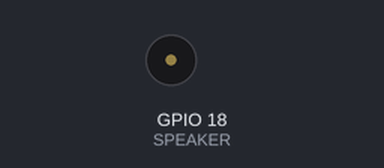
Bench run of a program on a simulated Raspberry Pi (BCM pin numbers). On the bench: buzzer (waves = sounding).

Above: at 0.1 s.
Timing chart, 0 to 1.6 s (numbered marks = the images above):
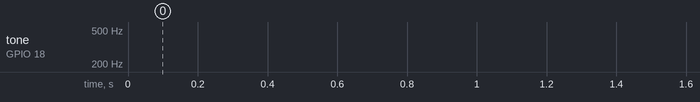

The program:

spkTST-DMA.py
```python
# (licence header left out)
import wiringpi2

wiringpi2.wiringPiSetupGpio()

# O PWM via hardware funciona somente na GPIO 18
# (Existe outra posibilidade usando o pino 12 do P1)
SPEAKER = 18
MODE_PWM = 2

wiringpi2.pinMode(SPEAKER, MODE_PWM)
wiringpi2.pwmSetMode(wiringpi2.GPIO.PWM_MODE_MS)

# Os tons/notas são criados ao pulsar ao alto-falante usando PWM
# para criar frequências. Cada nota tem uma frequência criada pela
# variação do período de vibração (period of vibration), medido em µs.
# Temos que calcular a largura do pulso (pulse-width) para ser metade
# do período. Basicamente temos que pulsar o alto-falante em HIGH até
# a largura do pulso (pulse-width) e então LOW, da mesma forma. Esses
# pulsos vão criar uma vibração equivalente a frequência desejada.

# Então temos, na ordem:

# 1) Frequência
# freq = A3 = Lá na 3ª oitava
# freq = 440hz

# 2) período
# period = 1s/freq (em hz)
# period = 1/440
# period = 0.002272728s
# Nota: Temos o period em S, mas precisamos em µs
# period = period*1000000 (de s para µs)
# period = 0.002272728*1000000
# period = 2272.728

# 3) Ciclo de trabalho
# dutyCycle = period(µs) / 2p
# dutyCycle = 2272.728 / 2
# dutyCycle = 1136.364

# 4) Divisor do clock
# divisor = clock base / frequencia de afinação
# Tendo que o clock base do pwm é 19.2mhz:
# divisor = (19.2x1000)/440
# divisor = 43.6363636364

divisor = (19.2*(10**3))/440
wiringpi2.pwmSetClock(int(divisor))

def calcParams(freq):
   period = (1/freq)*(10**6)
   dutyCycle = period/2
   return (int(period), int(dutyCycle))

try:
    while True:
        for freq in range(500, 1001, 1):
            period, dutyCycle = calcParams(freq)
            wiringpi2.pwmSetRange(period)
            wiringpi2.pwmWrite(SPEAKER, dutyCycle)
            wiringpi2.delay(1)
        for freq in range(1000, 499, -1):
            period, dutyCycle = calcParams(freq)
            wiringpi2.pwmSetRange(period)
            wiringpi2.pwmWrite(SPEAKER, dutyCycle)
            wiringpi2.delay(1)
except KeyboardInterrupt:
    wiringpi2.pwmWrite(SPEAKER, 0)
    wiringpi2.pinMode(SPEAKER, 0)
    exit(0)
```
